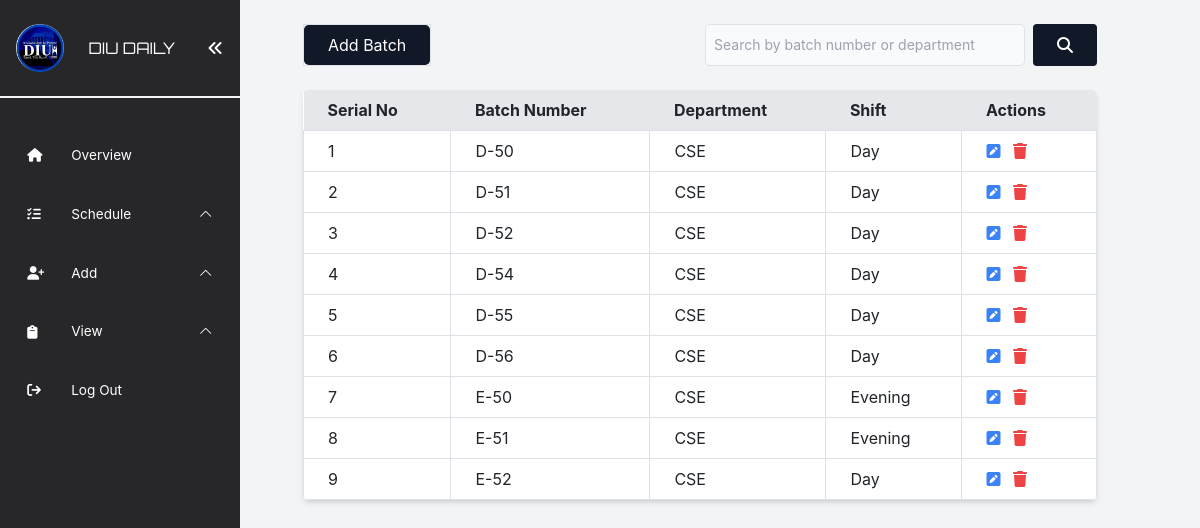
The page /src/admin/view/batch/batch.php (signed in) on the database as committed earlier.
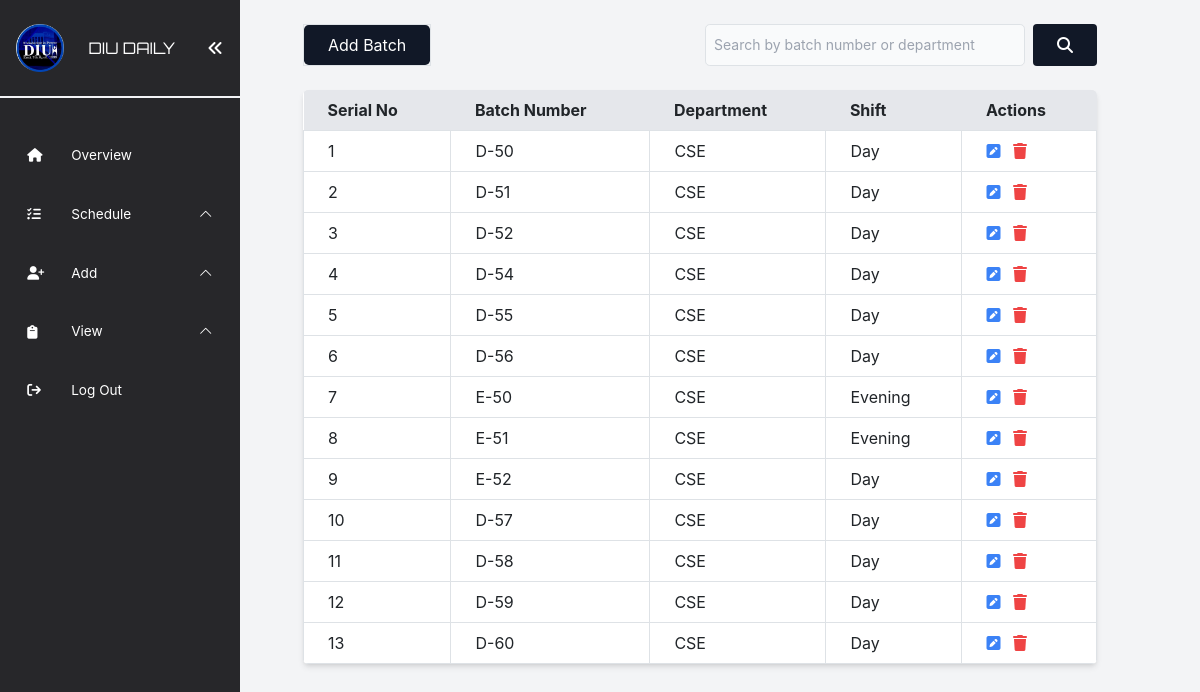
The same page on the database as committed later.
### tables this page shows
CREATE TABLE `batch` (
  `batch_id` int(11) NOT NULL,
  `batch_number` varchar(10) NOT NULL,
  `department_id` int(11) NOT NULL,
  `batch_shift` enum('day','evening') NOT NULL
);

CREATE TABLE `department` (
  `department_id` int(11) NOT NULL,
  `department_name` varchar(100) NOT NULL
);

### src/admin/view/batch/batch.php (the view, shortened to what this page needs)
<?php
include("../../../../database/config.php");
include("../../../include/adminNavbar.php");
?>
<div class="flex flex-col min-h-screen w-full">
  <div class="flex justify-between my-4 ">
    <p class="border border-black">
      <a href="../../add/batch/add_batch.php"
        class="inline-block px-4 py-2 bg-gray-900 text-white rounded-lg hover:bg-gray-600 hover:no-underline">
        Add Batch
      </a>
    </p>
    <form method="post" class="flex">
      <input type="text" name="search"
        class="block p-2 pl-10 text-sm text-gray-900 border border-gray-300 rounded-lg w-80 bg-gray-50 focus:ring-blue-500 focus:border-blue-500"
        placeholder="Search by batch number or department">
      <button type="submit" class="ml-2 bg-gray-900 hover:bg-gray-600 text-white py-2 px-4 rounded"><i
          class="fa fa-search" aria-hidden="true"></i></button>
    </form>
  </div>
  <?php
  $sql_batches = "SELECT * FROM Batch";
  $result_batches = $conn->query($sql_batches);
  ?>
  <div>
    <table class="table-auto w-full bg-white shadow-md rounded-lg overflow-hidden">
      <thead class="bg-gray-200">
        <tr>
          <th class="px-4 py-2">Serial No</th>
          <th class="px-4 py-2">Batch Number</th>
          <th class="px-4 py-2">Department</th>
          <th class="px-4 py-2">Shift</th>
          <th class="px-4 py-2">Actions</th>
        </tr>
      </thead>
      <tbody>
        <?php
        if ($result_batches->num_rows > 0) {
          $count = 1;
          while ($row = $result_batches->fetch_assoc()) {
            $batch_id = $row['batch_id'];
            $batch_number = $row['batch_number'];
            $department_id = $row['department_id'];
            $batch_shift = $row['batch_shift'];
            $sql_department = "SELECT department_name FROM Department WHERE department_id = $department_id";
            $result_department = $conn->query($sql_department);
            $department_name = $result_department->fetch_assoc()['department_name'];
            ?>
            <tr>
              <td class="border px-4 py-2">
                <?php echo $count; ?>
              </td>
              <td class="border px-4 py-2">
                <?php echo $batch_number; ?>
              </td>
              <td class="border px-4 py-2">
                <?php echo $department_name; ?>
              </td>
              <td class="border capitalize  px-4 py-2">
                <?php echo $batch_shift; ?>
              </td>
              <td class="border px-4 py-2">
                <a href="edit_batch.php?batch_id=<?php echo $batch_id; ?>"
                  class="text-blue-500 text-black mr-2 hover:text-black"><i class="fa fa-pencil-square"
                    aria-hidden="true"></i></a>
                <a href="?action=delete&batch_id=<?php echo $batch_id; ?>" class="text-red-500 hover:text-black"
                  onclick="return confirm('Are you sure you want to delete this batch?')"><i class="fa fa-trash"
                    aria-hidden="true"></i></a>
              </td>
            </tr>
            <?php
            $count++;
          }
        } else {
          echo "<tr><td colspan='5' class='border px-4 py-2 text-center'>No batches found.</td></tr>";
        }
        ?>
      </tbody>
    </table>
  </div>
</div>
</div>
</body>
</html>

### src/include/adminNavbar.php (shortened to what this page needs)
<!DOCTYPE html>
<html lang="en">
<head>
  <script src="https://cdn.tailwindcss.com"></script>
  <link rel="stylesheet" href="https://cdnjs.cloudflare.com/ajax/libs/font-awesome/6.4.0/css/all.min.css"
 />
  <link rel="stylesheet" href="https://cdn.jsdelivr.net/npm/bootstrap-icons@1.8.0/font/bootstrap-icons.css" />
  <link rel="stylesheet" href="https://maxcdn.bootstrapcdn.com/bootstrap/4.5.2/css/bootstrap.min.css">
</head>
<body class="bg-gray-100 ">
  <button class="absolute top-4 left-4 bg-gray-700 text-white px-3 py-1 rounded-md" onclick="toggleNavbar()">
  </button>
  <div class="container mx-auto flex-container ">
    <div class="nav-container">
      <nav class="fixed left-0 top-0 z-[1035] h-full w-60  overflow-hidden bg-zinc-800" id="sidenav-1">
        <div class="mb-3 flex items-center justify-center border-b-2 border-solid border-gray-100 py-6  outline-none">
          <img id="logo" class="mr-4 w-12" src="../../../img/logo.png" alt="Logo" />
          <span class="text-white font mr-8">DIU DAILY</span>
          <span class="text-white cursor-pointer" onclick="toggleNavbar()">
            <i class="fa fa-angle-double-left" aria-hidden="true"></i>
          </span>
        </div>
        <ul class="relative m-0 list-none px-[0.2rem] pb-12">
          <li class="relative pt-4">
            <a href="../../view/overview/dashboard.php"
              class="flex cursor-pointer items-center truncate rounded-[5px] px-6 py-[0.45rem] text-[0.85rem] text-white outline-none transition duration-300 ease-linear hover:bg-gray-300 hover:text-black hover:outline-none focus:bg-slate-50 focus:text-inherit focus:outline-none active:bg-slate-50 active:text-inherit active:outline-none hover:text-black hover:no-underline">
              <span class="mr-4 h-5 w-5 hover:text-black">
                <i class="fas fa-home"></i>
              </span>
              <span>Overview</span>
            </a>
          </li>
          <li class="relative pt-4">
            <div
              class="flex cursor-pointer items-center truncate rounded-[5px] px-6 py-[0.45rem] text-[0.85rem] text-white outline-none transition duration-300 ease-linear hover:bg-gray-300 hover:text-inherit hover:outline-none focus:bg-slate-50 focus:text-inherit focus:outline-none active:bg-slate-50 active:text-inherit active:outline-none  "
              onclick="dropdownRoutine()">
              <span class="mr-4 h-5 w-5 hover:text-gray-300">
                <i class="fa fa-tasks" aria-hidden="true"></i>
              </span>
              <span>Schedule</span>
              <span class="ml-auto cursor-pointer rotate-180" id="arrow3">
                <i class="bi bi-chevron-down"></i>
              </span>
            </div>
          </li>
          <li class="relative pt-4">
            <div
              class="flex cursor-pointer items-center truncate rounded-[5px] px-6 py-[0.45rem] text-[0.85rem] text-white outline-none transition duration-300 ease-linear hover:bg-gray-300 hover:text-black hover:outline-none focus:bg-slate-50 focus:text-inherit focus:outline-none active:bg-slate-50 active:text-inherit active:outline-none  "
              onclick="dropdown()">
              <span class="mr-4 h-5 w-5">
                <i class="fas fa-user-plus"></i>
              </span>
              <span>Add</span>
              <span class="ml-auto cursor-pointer rotate-180" id="arrow">
                <i class="bi bi-chevron-down"></i>
              </span>
            </div>
          </li>
          <li class="relative pt-4">
            <div
              class="flex cursor-pointer items-center truncate rounded-[5px] px-6 py-[0.45rem] text-[0.85rem] text-white outline-none transition duration-300 ease-linear hover:bg-gray-300 hover:text-inherit hover:outline-none focus:bg-slate-50 focus:text-inherit focus:outline-none active:bg-slate-50 active:text-inherit active:outline-none  "
              onclick="dropdownview()">
              <span class="mr-4 h-5 w-5 hover:text-gray-300">
                <i class="fa fa-clipboard" aria-hidden="true"></i>
              </span>
              <span>View</span>
              <span class="ml-auto cursor-pointer rotate-180" id="arrow2">
                <i class="bi bi-chevron-down"></i>
              </span>
            </div>
          </li>
          <li class="relative pt-4">
            <a href="../../../../login/logout.php"
              class="flex cursor-pointer items-center truncate rounded-[5px] px-6 py-[0.45rem] text-[0.85rem] text-white outline-none transition duration-300 ease-linear hover:bg-gray-300 hover:text-black hover:no-underline">
              <span class="mr-4 h-5 w-5 hover:text-gray-300">
                <i class="fa fa-sign-out" aria-hidden="true"></i>
              </span>
              <span>Log Out</span>
            </a>
          </li>
        </ul>
    </div>

### src/include/adminNavbar.php (style rules this page uses)
.flex-container { display: flex; }
.nav-container { flex: 0 0 200px; }
.nav-container, .toggle-button { transition: transform 3s ease-in-out; }
.font { font-family: 'Orbitron', sans-serif; }

Rows that differ between the two databases and show on the page:
added batch: batch_number "D-57", department.department_name "CSE", batch_shift "Day"
added batch: batch_number "D-58", department.department_name "CSE", batch_shift "Day"
added batch: batch_number "D-59", department.department_name "CSE", batch_shift "Day"
added batch: batch_number "D-60", department.department_name "CSE", batch_shift "Day"
